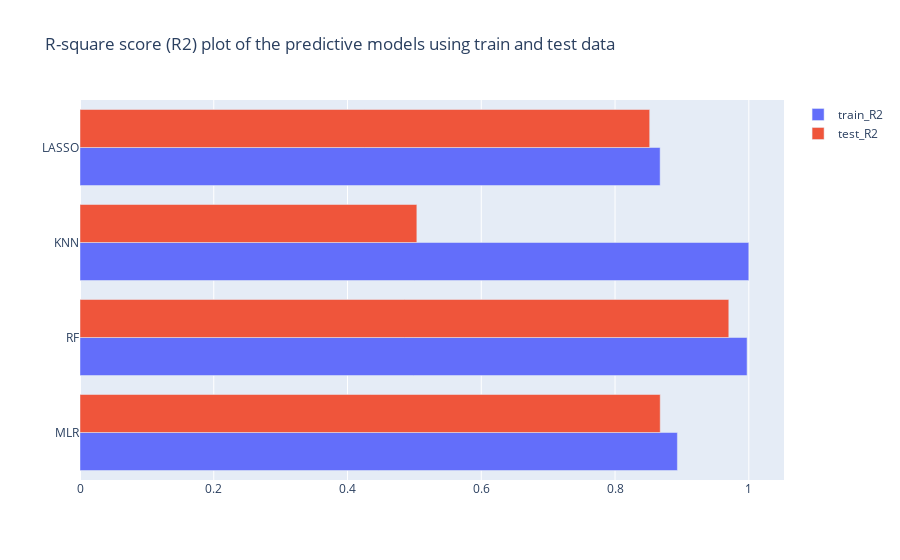

Notebook code for this chart:
### Code cell
y=['MLR', 'RF', 'KNN', 'LASSO']
x1= r_Model.loc['train_R2']
x2= r_Model.loc['test_R2']

trace1 = go.Bar(y=y, x=x1, name='train_R2', orientation='h')
trace2 = go.Bar(y=y, x=x2, name='test_R2', orientation='h')

data = [trace1, trace2]

layout = go.Layout(barmode='group', title='R-square score (R2) plot of the predictive models using train and test data')

fig = go.Figure(data=data, layout=layout)
fig.show()

### Figure 1 — Plotly figure (JSON) as saved in the notebook; plotly's stock layout.template omitted (floating-point values rounded to 4 significant figures)
{"data": [{"name": "train_R2", "orientation": "h", "type": "bar", "x": [0.8932, 0.9974, 1.0, 0.8674], "y": ["MLR", "RF", "KNN", "LASSO"]}, {"name": "test_R2", "orientation": "h", "type": "bar", "x": [0.8676, 0.9701, 0.5037, 0.8518], "y": ["MLR", "RF", "KNN", "LASSO"]}], "layout": {"barmode": "group", "title": {"text": "R-square score (R2) plot of the predictive models using train and test data"}}}
